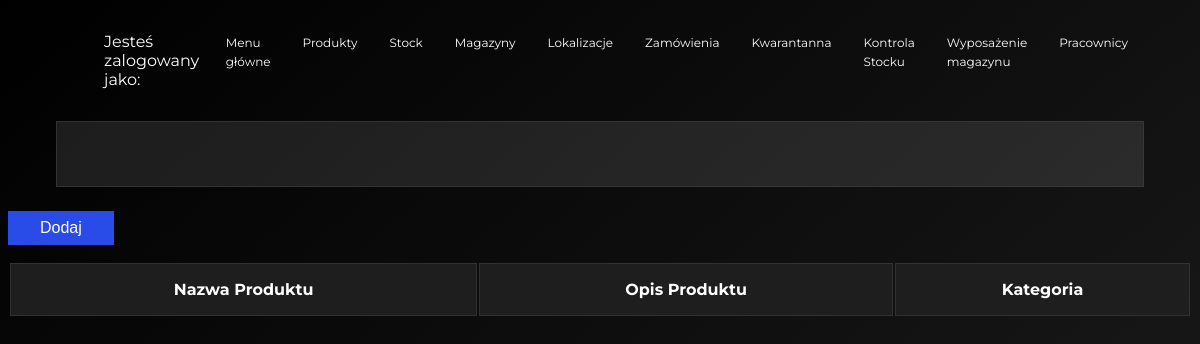
The page /warehouseProducts.html on the database as committed earlier.
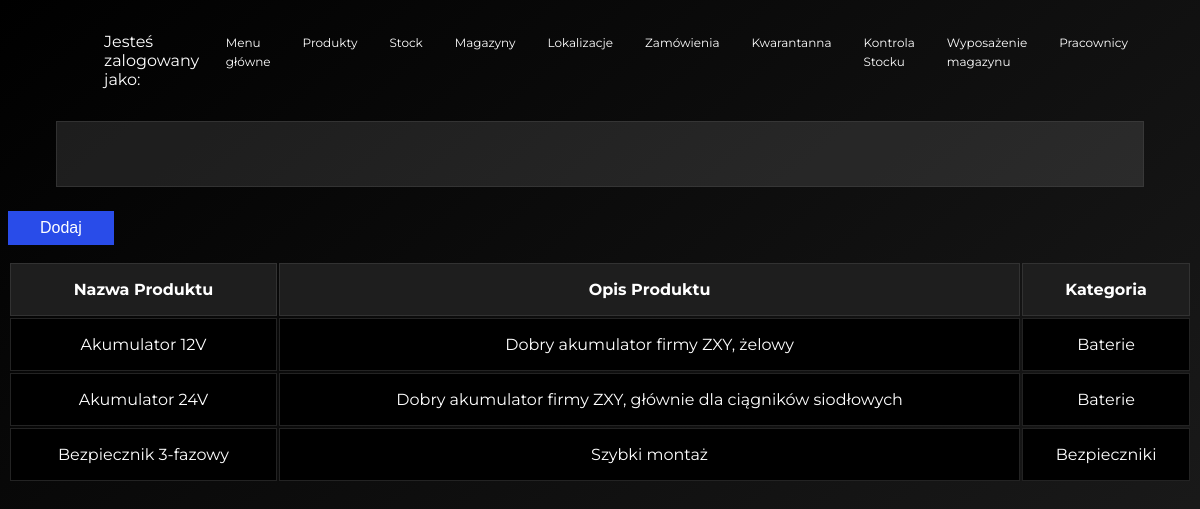
The same page on the database as committed later.
### model.py (models this page shows, shortened)
class Product(db.Model):
    __tablename__ = 'product'
    id = db.Column(db.Integer, primary_key=True)
    product_name = db.Column(db.String)
    product_description = db.Column(db.String, nullable=True)
    product_category_id = db.Column(db.Integer, db.ForeignKey('product_category.id'))
    productOnStock = db.relationship('ProductOnStock', backref='products', lazy = 'dynamic')
    order = db.relationship('Order', backref='product', lazy = 'dynamic')

class ProductCategory(db.Model):
    __tablename__ = 'product_category'
    id = db.Column(db.Integer, primary_key=True)
    product_category_name = db.Column(db.String)
    product_category_description = db.Column(db.String, nullable=True)
    product = db.relationship('Product', backref='product_category', lazy = 'dynamic')

### app.py (the view)
@app.route('/warehouseProducts.html')
def warehouseProducts():
    if request.method == 'POST':
        return redirect(url_for('warehouseProductsAdd'))
    all = model.Product.query.order_by(model.Product.product_name).all()
    return render_template('warehouseProducts.html', all = all)

### templates/warehouseProducts.html (shortened to what this page needs)
{% extends "warehouseBase.html" %}
{% block head %}
    {{ super() }}
{% endblock %}
{% block body %}
    {{ super() }}
    <form method="POST">
        <input type="submit" value="Dodaj" class="exercise__submit">
    </form>
    <table class="table">
        <tbody class="table__body">
            <tr class="table__row">
                <th class="table__cell table__heading">Nazwa Produktu</th>
                <th class="table__cell table__heading">Opis Produktu</th>
                <th class="table__cell table__heading">Kategoria</th>
            </tr>
            {% for product in all %}
            <tr class="table__row">
                <td class="table__cell">{{ product.product_name }}</td>
                <td class="table__cell">{{ product.product_description }}</td>
                <td class="table__cell">
                    {{ product.product_category.product_category_name }}
                </td>
            </tr>
            {% endfor %}
{% endblock %}

### templates/warehouseBase.html (shortened to what this page needs)
<!DOCTYPE html>
<html lang="pl">
<head>
    {% block head %}
        {% include "header.html" %}
    {% endblock %}
</head>
<body>
    {% block body %}
    <header class="header">
        {% include "navBar.html" %}
    </header>
    <main class="container">
        <section class="section">
        </section>
    </main>
    {% endblock %}
</body>
</html>

### templates/header.html (shortened to what this page needs)
<link rel="stylesheet" href="{{ url_for('static', filename='css/main.css') }}">

### templates/navBar.html
<nav class="navigation">
    <ul class="navigation__list">
        <li class="header__title">Jesteś zalogowany jako: {{ session['name'] }}</li>
        <li class="navigation__item"><a href="/warehouseMain.html" class="navigation__link">Menu główne</a></li>
        <li class="navigation__item"><a href="/warehouseProducts.html" class="navigation__link">Produkty</a></li>
        <li class="navigation__item"><a href="/warehouseStock.html" class="navigation__link">Stock</a></li>
        <li class="navigation__item"><a href="/warehouseMainLocations.html" class="navigation__link">Magazyny</a></li>
        <li class="navigation__item"><a href="/warehouseStockLocations.html" class="navigation__link">Lokalizacje</a></li>
        <li class="navigation__item"><a href="/warehouseOrders.html" class="navigation__link">Zamówienia</a></li>
        <li class="navigation__item"><a href="/warehouseQuarantine.html" class="navigation__link">Kwarantanna</a></li>
        <li class="navigation__item"><a href="/warehouseStockControl.html" class="navigation__link">Kontrola Stocku</a></li>
        <li class="navigation__item"><a href="/warehouseEquipment.html" class="navigation__link">Wyposażenie magazynu</a></li>
        <li class="navigation__item"><a href="/warehouseStaff.html" class="navigation__link">Pracownicy</a></li>
    </ul>
</nav>

### static/css/main.css (style rules this page uses)
html { box-sizing: border-box; background: rgb(83,83,83); background: linear-gradient(320deg, rgb(30,30,30) 0%, rgb(15,15,15) 50%, rgba(0,0,0,1) 100%) no-repeat; min-height: 100vh; }
*, *::before, *::after { box-sizing: inherit; }
body { color: rgb(255,255,255); font-family: 'Montserrat', sans-serif; }
.header { display: flex; justify-content: space-between; align-items: center; max-width: 1120px; width: 100%; margin: 16px auto 0; padding: 0 16px; }
.header__title { font-size: 16px; font-weight: 400; margin: 0 8px; }
.navigation__list { display: flex; list-style-type: none; }
.navigation__item { margin: 0 16px; }
.navigation__link { color: rgb(255,255,255); font-size: 12px; line-height: 16px; text-decoration: none; }
.container { display: flex; flex-direction: column; max-width: 1120px; width: 100%; margin: 0 auto; }
.section { background-color: rgba(255,255,255,.1); border: 1px solid rgba(70,70,70,.5); margin: 16px; padding: 32px; }
.table { color: rgb(255,255,255); text-align: center; background-color: none; width: 100%; margin: 8px 0; }
.table__cell { background-color: rgb(0,0,0); border: 1px solid rgba(70,70,70,.5); padding: 16px 8px; }
.table__heading { background-color: rgb(30,30,30); }
.exercise__submit { cursor: pointer; color: rgb(255,255,255); font-size: 16px; background-color: rgb(41,76,233); border: 0; padding: 8px 32px; margin: 8px 0; }

Rows that differ between the two databases and show on the page:
added Product: product_name "Akumulator 12V", product_description "Dobry akumulator firmy ZXY, żelowy", product_category.product_category_name "Baterie"
added Product: product_name "Akumulator 24V", product_description "Dobry akumulator firmy ZXY, głównie dla ciągników siodłowych", product_category.product_category_name "Baterie"
added Product: product_name "Bezpiecznik 3-fazowy", product_description "Szybki montaż", product_category.product_category_name "Bezpieczniki"
